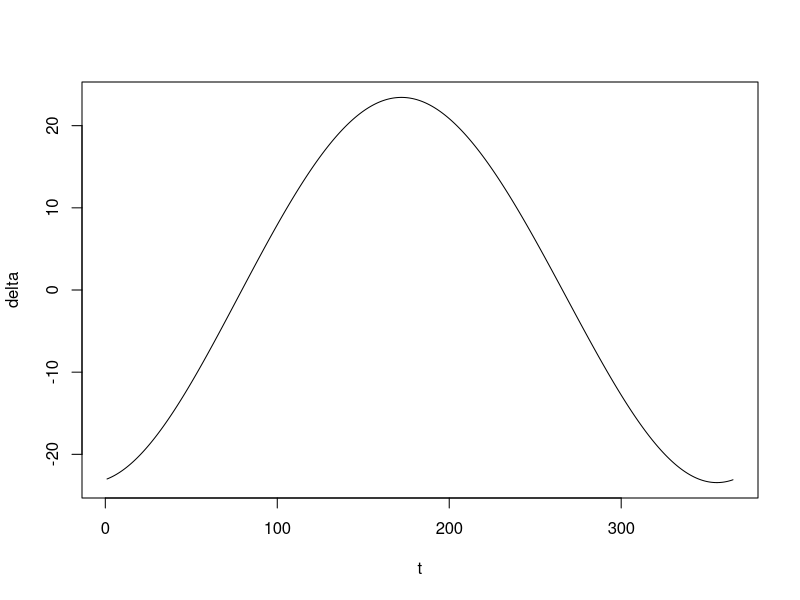
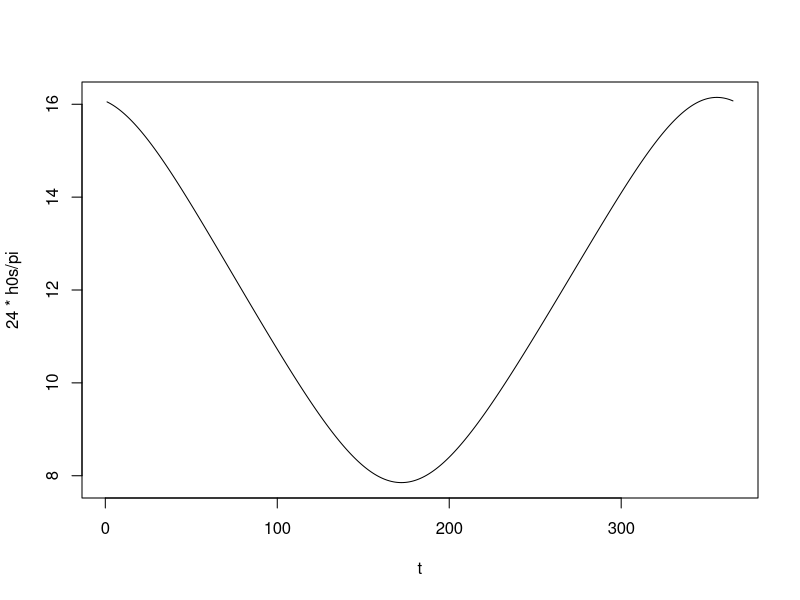
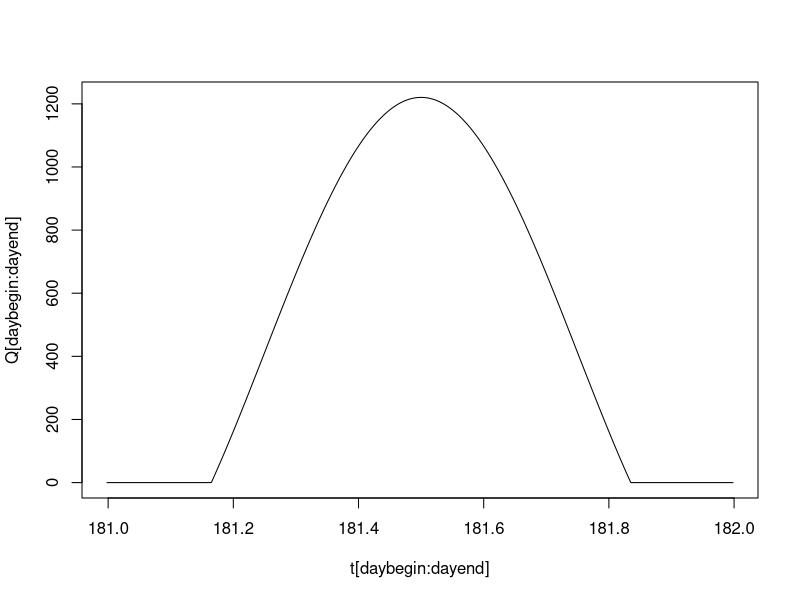

Generate these figures, in order, with R:
## ---- chunk 1
deltaOdot<-function(t){
    # t is the time in day number 1-365
    #t<-t*365
    asin(sin(-0.4091)*cos((2*pi/365.24)*(t+10)+0.0334*sin((2*pi/365.24)*(t-2))))
}

h0<-function(phi,t){
    acos(tan(phi)*tan(deltaOdot(t)))
    }
    
cosTheta<-function(phi,delta,h){
    # theta is the zenith angle
    sin(phi)*sin(delta)+cos(phi)*cos(delta)*cos(h)
}

solarFlux<-function(S0,phi,t){
    h<-pi*(2*(t-floor(t))-1)
    delta<-deltaOdot(t)
    flux<-S0*cosTheta(phi,delta,h)
    flux<-pmax(flux,rep(0,length(t)))
    flux
}
## ---- chunk 2
phi=(pi/180)*50
t=seq(1,365,length.out=365*288)
plot(t,180*deltaOdot(t)/pi,typ="l",ylab="delta")
h0s<-h0(phi,t)
plot(t,24*h0s/pi,type="l")
## ---- chunk 3
day<-180
phi=(pi/180)*50
S0=1368
t=seq(1,366,length.out=365*288)
daybegin<-day*288
dayend<-(day+1)*288
Q<-solarFlux(S0,phi,t)
plot(t[daybegin:dayend],Q[daybegin:dayend],type="l")
